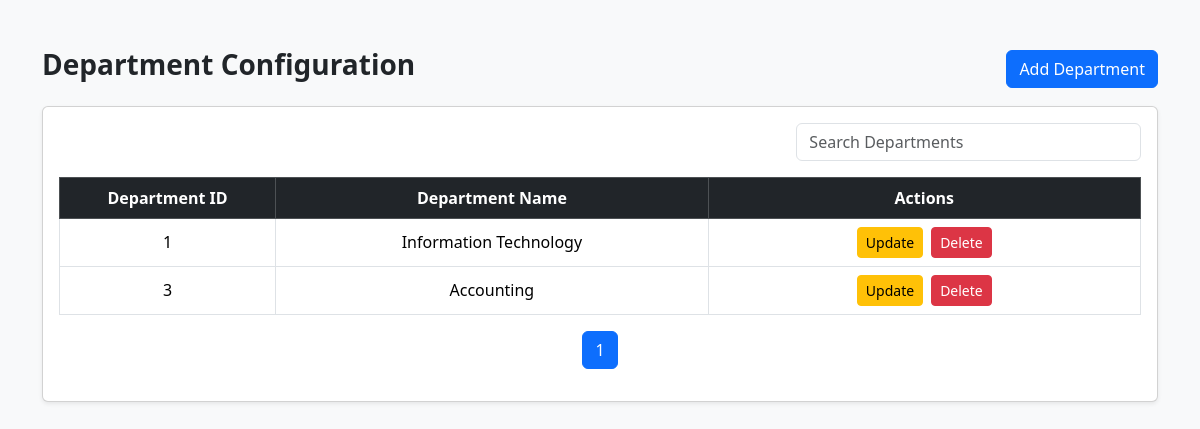
/deptMaintenance, run on an earlier commit of the app's database.
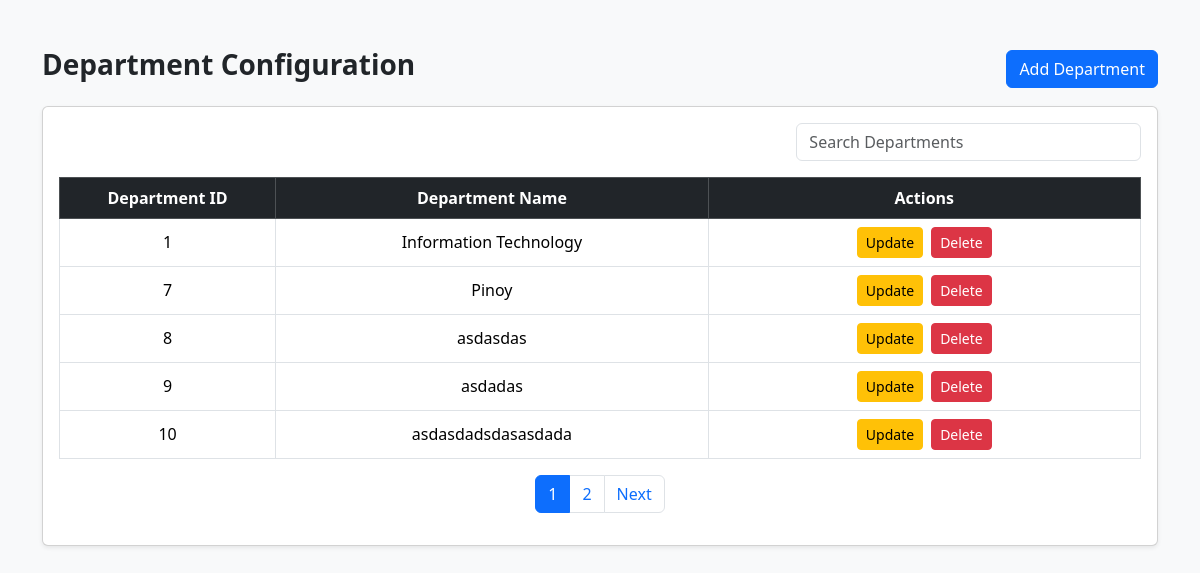
And on a later commit of the database.
### userLogin/models.py (models this page shows, shortened)
class TblAdmDepartment(models.Model):
    dept = models.CharField(max_length=100)

### userLogin/views.py (the view)
# urls.py: path('deptMaintenance',deptMaintenance,name="deptMaintenance"),
def deptMaintenance(request):
        dept_List = TblAdmDepartment.objects.all().order_by('id')
        paginator = Paginator(dept_List,5)
        page_number = request.GET.get('page')
        dept_count = paginator.get_page(page_number)
        return render(request,'UI_DeptMaintenance.html',{'dept_count':dept_count})

### userLogin/templates/UI_DeptMaintenance.html (shortened to what this page needs)
<!DOCTYPE html>
<html lang="en">
<head>
    <link href="https://cdn.jsdelivr.net/npm/bootstrap@5.3.2/dist/css/bootstrap.min.css" rel="stylesheet">
</head>
<body class="bg-light">
<div class="container mt-5">
    <div class="d-flex justify-content-between align-items-center mb-3">
        <h3 class="fw-bold">Department Configuration</h3>
        <button href="#" class="btn btn-primary" data-bs-toggle="modal" data-bs-target="#addDeptModal">
            Add Department
        </button>
    </div>
    <div class="card shadow-sm">
        <div class="card-body">
            <div class ="row mb-3">
                <div class="col-md-4 ms-auto">
                    <input type="text" id="deptSearch" class="form-control" placeholder="Search Departments">
                </div>
            </div>
            <div class="table-responsive">
                <table class="table table-bordered table-hover align-middle text-center" id="depTable">
                    <thead class="table-dark">
                        <tr>
                            <th style="width: 20%;">Department ID</th>
                            <th style="width: 40%;">Department Name</th>
                            <th style="width: 40%;">Actions</th>
                        </tr>
                    </thead>
                    <tbody>
                        {% for x in dept_count %}
                        <tr>
                            <td>{{ x.id }}</td>
                            <td>{{ x.dept }}</td>
                            <td>
                                <div class="d-flex justify-content-center gap-2">
                                    <a href="#"
                                       class="btn btn-sm btn-warning"
                                       data-bs-toggle="modal"
                                    data-bs-target="#updateDeptModal{{ x.id }}">
                                        Update
                                    </a>
                                    <a href="{% url 'deptDelete' x.id %}"
                                       class="btn btn-sm btn-danger"
                                       onclick="return confirm('Are you sure you want to delete this department?');">
                                        Delete
                                    </a>
                                </div>
                            </td>
                        </tr>
                        {% empty %}
                        <tr>
                            <td colspan="3" class="text-center text-muted">
                                No departments found.
                            </td>
                        </tr>
                        {% endfor %}
                    </tbody>
                </table>
                <nav>
                    <ul class ="pagination justify-content-center">
                        {% for num in dept_count.paginator.page_range %}
                        <li class ="page-item {% if dept_count.number == num %}active{% endif %}">
                            <a class ="page-link" href="?page={{ num }}">{{ num }}</a>
                        </li>
                        {% endfor %}
                        {% if dept_count.has_next %}
                        <li class="page-item">
                            <a class ="page-link" href="?page={{ dept_count.next_page_number}}">
                                Next</a>
                        </li>
                        {% endif %}
                    </ul>
                </nav>
            </div>
        </div>
    </div>
</div>
</body>
</html>

What changed in the data, as far as the page shows it:
removed TblAdmDepartment: id "3", dept "Accounting"
added TblAdmDepartment: id "7", dept "Pinoy"
added TblAdmDepartment: id "8", dept "asdasdas"
added TblAdmDepartment: id "9", dept "asdadas"
added TblAdmDepartment: id "10", dept "asdasdadsdasasdada"
Also different on the page:
new list line: "2"
text now shown: "Next"
